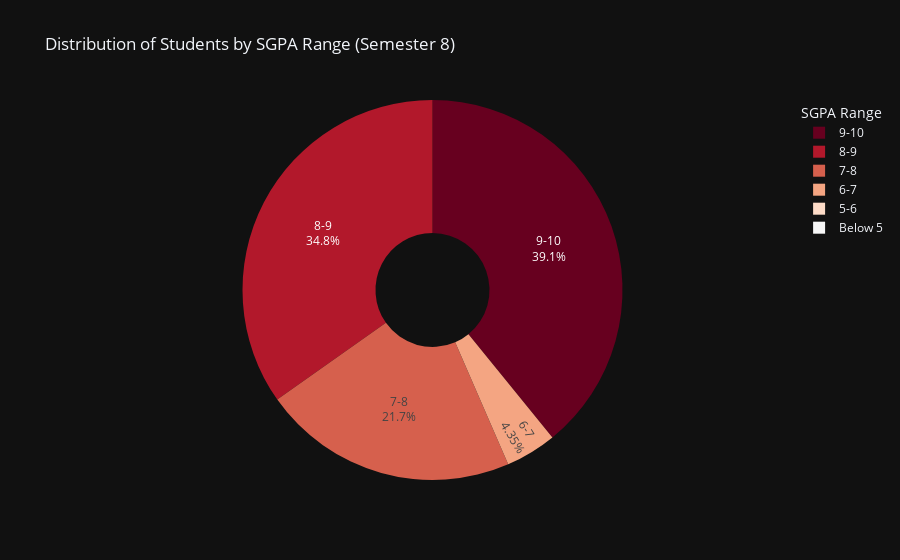

Notebook code cell kept with this figure:
### Code cell
# Create a pie chart showing distribution of students by SGPA ranges in semester 8
import plotly.express as px
import numpy as np

# Define SGPA ranges
sgpa_ranges = [
    (0, 5, 'Below 5'),
    (5, 6, '5-6'),
    (6, 7, '6-7'),
    (7, 8, '7-8'),
    (8, 9, '8-9'),
    (9, 10, '9-10')
]

# Create a new column with the SGPA range category
sgpa_copy = sgpa.copy()
sgpa_copy['sgpa_range'] = pd.cut(
    sgpa_copy['sgpa_8'], 
    bins=[0, 5, 6, 7, 8, 9, 10], 
    labels=['Below 5', '5-6', '6-7', '7-8', '8-9', '9-10'],
    include_lowest=True
)

# Count students in each SGPA range
sgpa_distribution = sgpa_copy['sgpa_range'].value_counts().reset_index()
sgpa_distribution.columns = ['SGPA Range', 'Number of Students']

# Create pie chart
fig = px.pie(
    sgpa_distribution, 
    values='Number of Students', 
    names='SGPA Range',
    title='Distribution of Students by SGPA Range (Semester 8)',
    color_discrete_sequence=px.colors.sequential.RdBu,
    hole=0.3
)

# Update layout for better readability
fig.update_traces(textposition='inside', textinfo='percent+label')
fig.update_layout(
    legend_title="SGPA Range",
    font=dict(size=12)
)

fig.show()

### Figure 1 — Plotly figure (JSON) as saved in the notebook; plotly's stock layout.template omitted (floating-point values rounded to 4 significant figures)
{"data": [{"domain": {"x": [0.0, 1.0], "y": [0.0, 1.0]}, "hole": 0.3, "hovertemplate": "SGPA Range=%{label}<br>Number of Students=%{value}<extra></extra>", "labels": ["9-10", "8-9", "7-8", "6-7", "5-6", "Below 5"], "legendgroup": "", "name": "", "showlegend": true, "values": [9, 8, 5, 1, 0, 0], "type": "pie", "textinfo": "percent+label", "textposition": "inside"}], "layout": {"legend": {"tracegroupgap": 0, "title": {"text": "SGPA Range"}}, "title": {"text": "Distribution of Students by SGPA Range (Semester 8)"}, "piecolorway": ["rgb(103,0,31)", "rgb(178,24,43)", "rgb(214,96,77)", "rgb(244,165,130)", "rgb(253,219,199)", "rgb(247,247,247)", "rgb(209,229,240)", "rgb(146,197,222)", "rgb(67,147,195)", "rgb(33,102,172)", "rgb(5,48,97)"], "font": {"size": 12}}}
